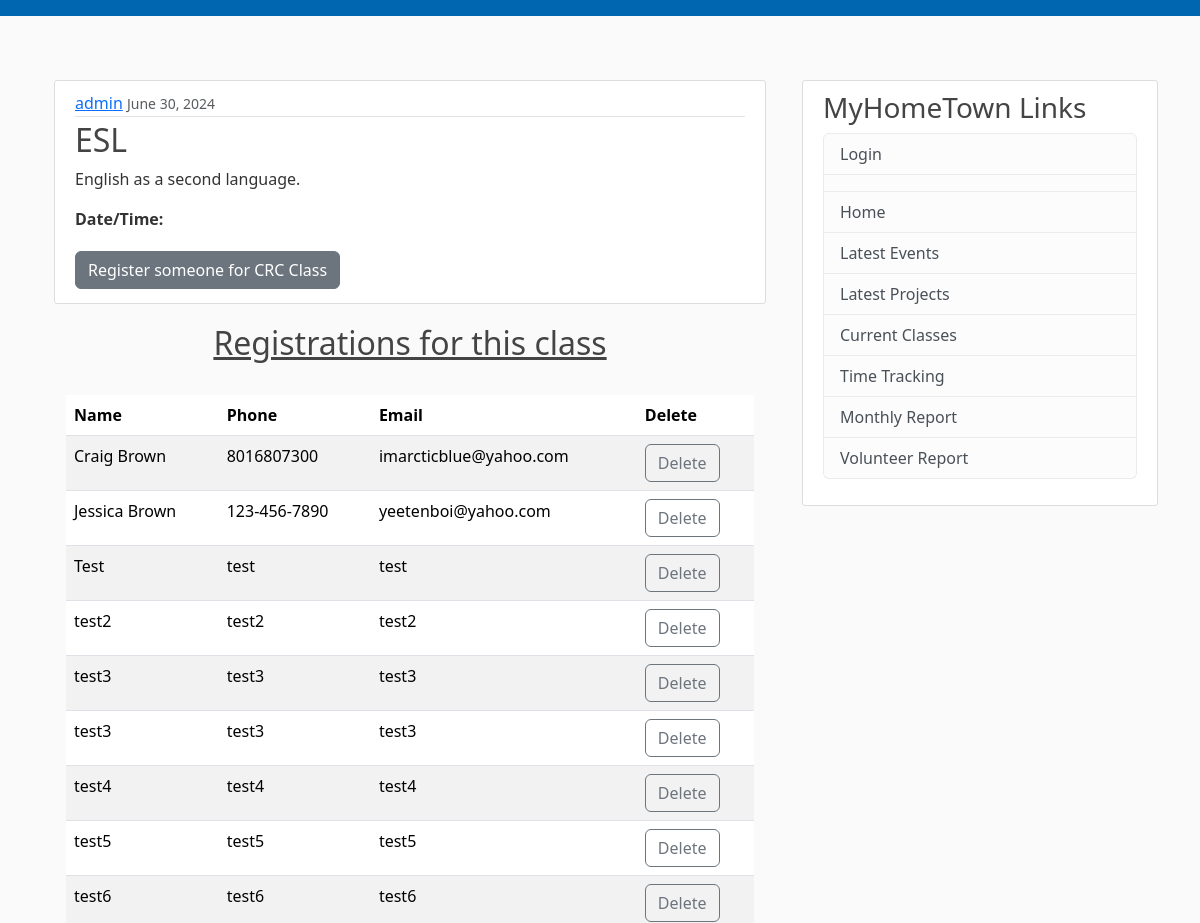
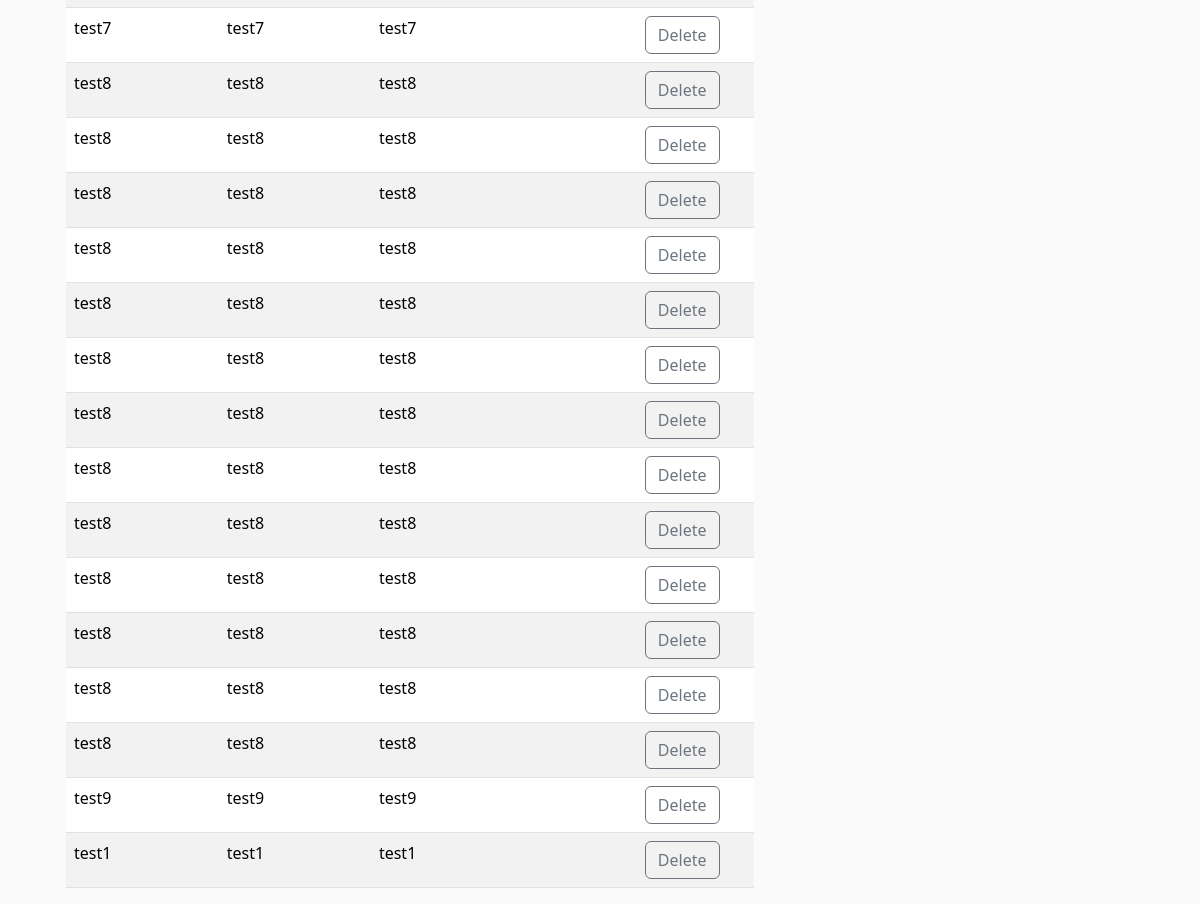
Screenshot of /private/crcclass/1/ with the database file from the repository (2 pictures, top to bottom).
### common/models.py (models this page shows, shortened)
class CRCClass(models.Model):
    title = models.CharField(max_length=100)
    location = models.CharField(max_length=255)
    times = models.CharField(max_length=255)
    date_posted = models.DateTimeField(default=timezone.now)
    summary = models.CharField(max_length=255, null=True)
    description = RichTextField(max_length=4096, null=True)
    author = models.ForeignKey(User, on_delete=models.CASCADE)

class CRCRegister(models.Model):
    crcclass = models.ForeignKey(CRCClass, related_name='registrations', on_delete=models.CASCADE)
    name = models.CharField(max_length=255)
    phone = models.CharField(max_length=15)
    email = models.CharField(max_length=100, null=True)

### private/views.py (the view)
# urls.py: path('crcclass/<int:pk>/', CRCClassDetailView.as_view(), name="crcclass-detail"),
class CRCClassDetailView(DetailView):
    model = CRCClass
    template_name = 'crcclasses/crcclass_detail.html'
    context_object_name = 'crcclass'
    def get_context_data(self, **kwargs):
        context = super().get_context_data(**kwargs)
        crcclass_id = self.kwargs['pk']
        crcclass = CRCClass.objects.filter(id=crcclass_id).first()
        context['crcclass'] = crcclass
        context['registrations'] = CRCRegister.objects.filter(crcclass=crcclass)
        return context

### private/templates/crcclasses/crcclass_detail.html (shortened to what this page needs)
{% extends "private/base.html" %}
{% block content %}
<div class="container">
  <article class="media content-section">
      <div class="media-body">
        <div class="article-metadata">
          <a class="mr-2" href="#">{{ crcclass.author }}</a>
          <small class="text-muted">{{ crcclass.date_posted|date:"F d, Y" }}</small>
        </div>
        <h2 class="article-title">{{ crcclass.title }}</h2>
        <p class="article-content">{{ crcclass.description }}</p>
        <p class="article-content"><b>Date/Time:</b>{{ crclass.times }}</p>
        <a class="btn btn-secondary btn=sm mt-1 mb-1" href="{% url 'crcclass-register' crcclass.id %}">Register someone for CRC Class</a>
      </div>
  </article>
  <div>
    <div class="container">
      <h2 class="text-center"><u>Registrations for this class</u></h2><br>
      <table class="table table-striped">
        <thead>
          <tr>
            <th>Name</th>
            <th>Phone</th>
            <th>Email</th>
            <th>Delete</th>
          </tr>
        </thead>
        <tbody>
        {% for registration in registrations %}
          <tr>
            <td>{{ registration.name }}</td>
            <td>{{ registration.phone }}</td>
            <td>{{ registration.email }}</td>
            <td><a class="btn btn-outline-secondary" href="{% url  'crcclass-delete' registration.id %}">Delete</a></td>
          </tr>
        {% endfor %}
        </tbody>
      </table>
    </div>
  </div>
</div>
{% endblock %}

### private/static/private/main.css (style rules this page uses)
body { background: #fafafa; color: #333333; margin-top: 5rem; }
h1, h2, h3, h4, h5, h6 { color: #444444; }
.content-section { background: #ffffff; padding: 10px 20px; border: 1px solid #dddddd; border-radius: 3px; margin-bottom: 20px; }
.article-title { color: #444444; }
.article-content { white-space: pre-line; }
.article-metadata { padding-bottom: 1px; margin-bottom: 4px; border-bottom: 1px solid #e3e3e3 }

### rows the page displays
CRCClass: author "admin", date_posted "June 30, 2024", title "ESL", description "English as a second language."
CRCRegister: name "Craig Brown", phone "8016807300", email "imarcticblue@yahoo.com"
CRCRegister: name "Jessica Brown", phone "123-456-7890", email "yeetenboi@yahoo.com"
CRCRegister: name "Test", phone "test", email "test"
CRCRegister: name "test2", phone "test2", email "test2"
CRCRegister: name "test3", phone "test3", email "test3"
CRCRegister: name "test3", phone "test3", email "test3"
CRCRegister: name "test4", phone "test4", email "test4"
CRCRegister: name "test5", phone "test5", email "test5"
CRCRegister: name "test6", phone "test6", email "test6"
CRCRegister: name "test7", phone "test7", email "test7"
CRCRegister: name "test8", phone "test8", email "test8"
CRCRegister: name "test8", phone "test8", email "test8"
CRCRegister: name "test8", phone "test8", email "test8"
CRCRegister: name "test8", phone "test8", email "test8"
CRCRegister: name "test8", phone "test8", email "test8"
CRCRegister: name "test8", phone "test8", email "test8"
CRCRegister: name "test8", phone "test8", email "test8"
CRCRegister: name "test8", phone "test8", email "test8"
CRCRegister: name "test8", phone "test8", email "test8"
CRCRegister: name "test8", phone "test8", email "test8"
CRCRegister: name "test8", phone "test8", email "test8"
CRCRegister: name "test8", phone "test8", email "test8"
CRCRegister: name "test8", phone "test8", email "test8"
CRCRegister: name "test9", phone "test9", email "test9"
CRCRegister: name "test1", phone "test1", email "test1"
